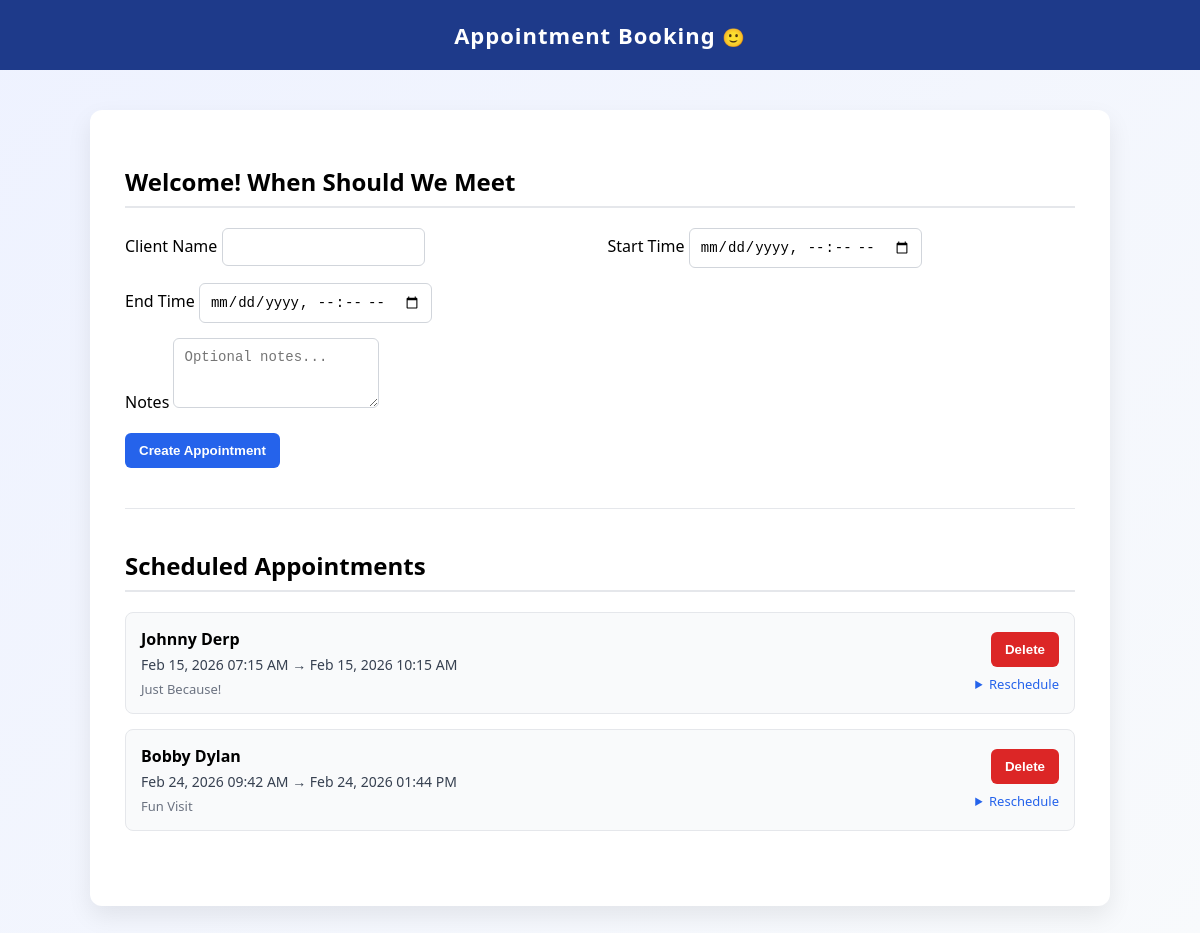
/ui/1, run on an earlier commit of the app's database.
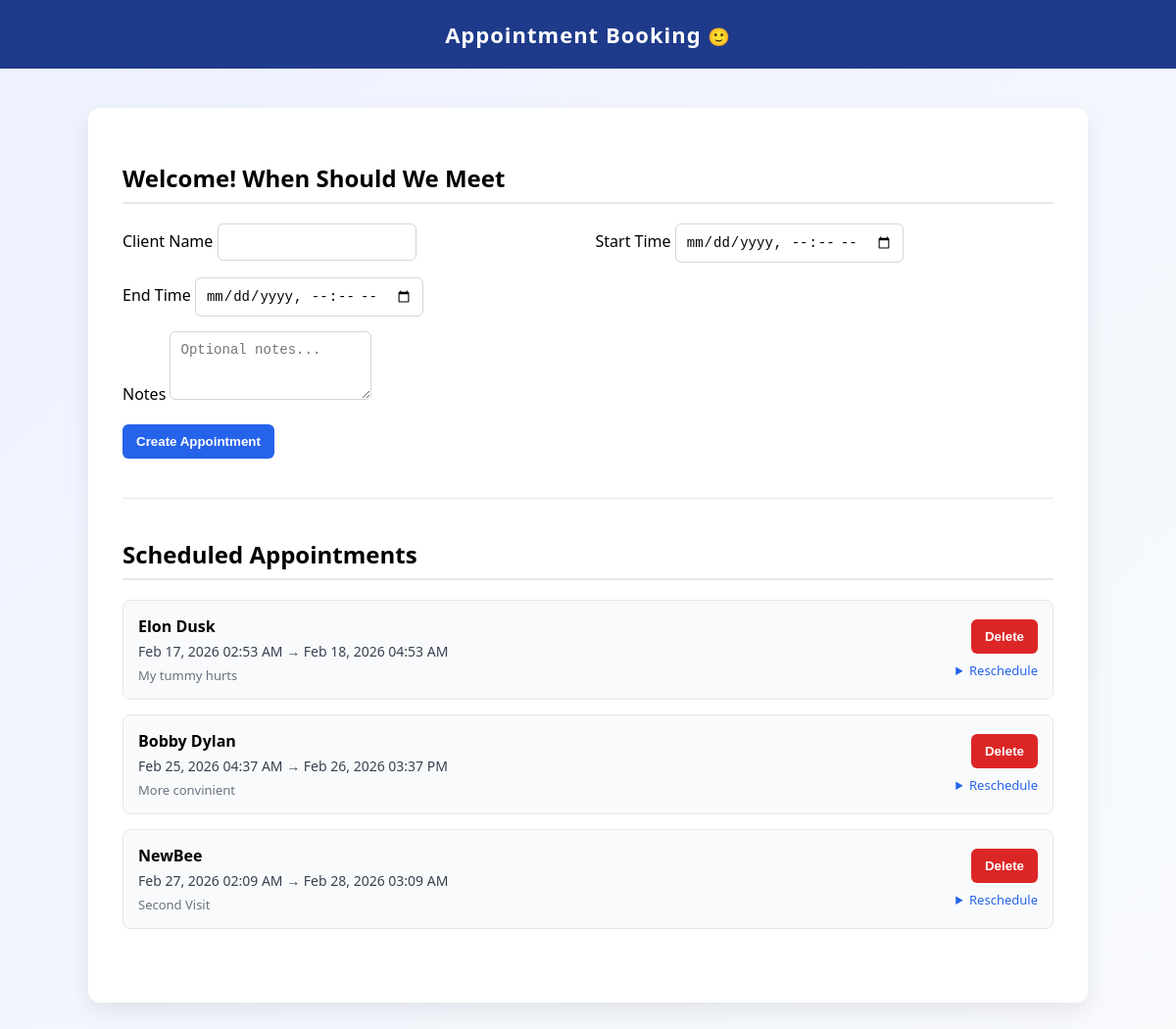
And on a later commit of the database.
### app/models.py (models this page shows)
class Appointment(Base):
    __tablename__ = "appointments"
    id = Column(Integer, primary_key=True, index=True)
    provider_id = Column(Integer, nullable=False, index=True)
    client_name = Column(String(100), nullable=False)
    start_time = Column(DateTime, nullable=False)
    end_time = Column(DateTime, nullable=False)
    notes = Column(Text, nullable=True)

### app/main.py (the view)
@app.get("/ui/{provider_id}", response_class=HTMLResponse)
def appointment_ui(request: Request, provider_id: int, db: Session = Depends(get_db)):
    appointments = crud.get_appointments_by_provider(db, provider_id)
    return templates.TemplateResponse(
        "index.html",
        {
            "request": request,
            "appointments": appointments,
            "provider_id": provider_id,
        },
    )

### app/templates/index.html (shortened to what this page needs)
{% extends "base.html" %}
{% block content %}
<div class="section">
    <h2>Welcome! When Should We Meet</h2>
    <form method="post" action="/ui/appointments">
        <div class="form-grid">
            <div>
                <label>Client Name</label>
                <input type="text" name="client_name" required>
            </div>
            <div>
                <label>Start Time</label>
                <input type="datetime-local" name="start_time" required>
            </div>
            <div>
                <label>End Time</label>
                <input type="datetime-local" name="end_time" required>
            </div>
            <div style="grid-column: span 2;">
                <label>Notes</label>
                <textarea name="notes" rows="3" placeholder="Optional notes..."></textarea>
            </div>
        </div>
        <div style="margin-top: 20px;">
            <button type="submit" class="btn-primary">
                Create Appointment
            </button>
        </div>
    </form>
</div>
<hr style="margin: 40px 0; border: none; border-top: 1px solid #e5e7eb;">
<div class="section">
    <h2>Scheduled Appointments</h2>
    {% for appt in appointments %}
        <div class="appointment-card">
            <div class="appointment-info">
                <div style="font-size: 16px; font-weight: 600;">
                    {{ appt.client_name }}
                </div>
                <div style="margin-top: 5px; font-size: 14px; color: #374151;">
                    {{ appt.start_time.strftime("%b %d, %Y %I:%M %p") }}
                    →
                    {{ appt.end_time.strftime("%b %d, %Y %I:%M %p") }}
                </div>
                {% if appt.notes %}
                    <div style="margin-top: 6px; font-size: 13px; color: #6b7280;">
                        {{ appt.notes }}
                    </div>
                {% endif %}
            </div>
            <div style="text-align: right;">
                <form method="post" action="/ui/delete/{{ appt.id }}" style="margin-bottom: 8px;">
                    <button type="submit" class="btn-danger">
                        Delete
                    </button>
                </form>
                <details>
                    <summary style="cursor: pointer; font-size: 13px; color: #2563eb;">
                        Reschedule
                    </summary>
                </details>
            </div>
        </div>
    {% endfor %}
</div>
{% endblock %}

### app/templates/base.html (shortened to what this page needs)
<!DOCTYPE html>
<html>
<head>
    <link rel="stylesheet" href="/static/styles.css">
</head>
<body>
    <div class="header">
    Appointment Booking <span style="font-size:18px;">🙂</span>
</div>
    <div class="container">
        {% block content %}{% endblock %}
    </div>
</body>
</html>

### app/static/styles.css (style rules this page uses)
body { font-family: 'Segoe UI', Tahoma, Geneva, Verdana, sans-serif; background: linear-gradient(135deg, #eef2ff, #f8fafc); margin: 0; padding: 0; }
.header { background-color: #1e3a8a; color: white; padding: 20px; text-align: center; font-size: 22px; font-weight: 600; letter-spacing: 1px; }
.container { max-width: 950px; margin: 40px auto; background: white; padding: 35px; border-radius: 12px; box-shadow: 0 10px 25px rgba(0,0,0,0.08); }
.section { margin-bottom: 40px; }
.section h2 { margin-bottom: 20px; border-bottom: 2px solid #e5e7eb; padding-bottom: 8px; }
.form-grid { display: grid; grid-template-columns: 1fr 1fr; gap: 15px; }
.form-grid input, textarea { padding: 10px; border-radius: 6px; border: 1px solid #d1d5db; font-size: 14px; }
textarea { grid-column: span 2; resize: vertical; }
button { border-radius: 6px; padding: 10px 14px; font-weight: 600; }
.btn-primary { background-color: #2563eb; color: white; border: none; }
.btn-danger { background-color: #dc2626; color: white; border: none; }
.appointment-card { border: 1px solid #e5e7eb; border-radius: 8px; padding: 15px; margin-bottom: 15px; display: flex; justify-content: space-between; align-items: center; background-color: #f9fafb; }
.appointment-info { font-size: 14px; }

What changed in the data, as far as the page shows it:
removed Appointment: client_name "Johnny Derp", start_time "Feb 15, 2026 07:15 AM", end_time "Feb 15, 2026 10:15 AM", notes "Just Because!"
added Appointment: client_name "Elon Dusk", start_time "Feb 17, 2026 02:53 AM", end_time "Feb 18, 2026 04:53 AM", notes "My tummy hurts"
changed Appointment "Bobby Dylan": start_time "Feb 24, 2026 09:42 AM" → "Feb 25, 2026 04:37 AM"; end_time "Feb 24, 2026 01:44 PM" → "Feb 26, 2026 03:37 PM"; notes "Fun Visit" → "More convinient"
added Appointment: client_name "NewBee", start_time "Feb 27, 2026 02:09 AM", end_time "Feb 28, 2026 03:09 AM", notes "Second Visit"
